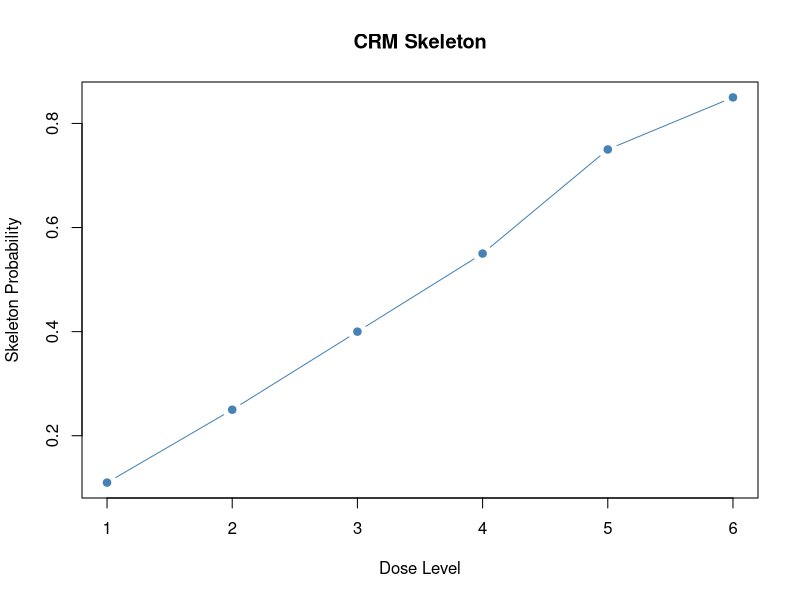

Recreate this plot in R.
## ---- chunk 1
dose <- 1:6

p <- c(0.11, 0.25, 0.40,
       0.55, 0.75, 0.85)

plot(
  dose, p,
  type = "b",
  pch = 19,
  col = "steelblue",
  xlab = "Dose Level",
  ylab = "Skeleton Probability",
  main = "CRM Skeleton"
)
